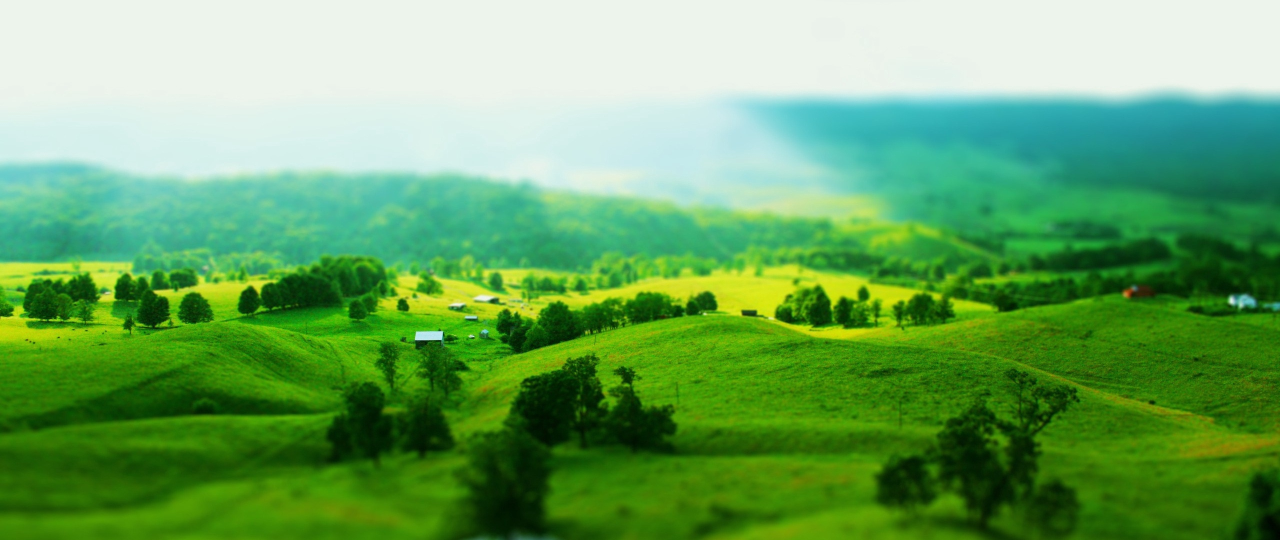
#> input picture invisible cloak/a.jpg, 2560 x 1080 px (shown at 1/2 size)
$ python test.py
#> lines starting #> are read from the running program, lines starting #| are printed output that depends on the picture; after the words box and inside, x2 and y2 are one past the last pixel; in counts of white or black regions, pixels touching at a corner belong together
#https://towardsdatascience.com/object-detection-via-color-based-image-segmentation-using-python-e9b7c72f0e11
#https://www.youtube.com/playlist?list=PLQVvvaa0QuDdttJXlLtAJxJetJcqmqlQq
#https://docs.opencv.org/2.4/modules/core/doc/operations_on_arrays.html?highlight=inrange#void%20inRange(InputArray%20src,%20InputArray%20lowerb,%20InputArray%20upperb,%20OutputArray%20dst)
import cv2
import numpy as np
var = 500
a = cv2.imread("a.jpg")
#> a is the input picture: shape (1080, 2560, 3); mean B, G, R 95.9, 164.4, 105.5
a = cv2.cvtColor(a, cv2.COLOR_BGR2HSV)
#> a: shape (1080, 2560, 3); mean H, S, V 59.6, 162.8, 164.6
a = cv2.resize(a, (var, var))
#> a: shape (500, 500, 3); mean H, S, V 59.5, 162.7, 164.5
mask = cv2.inRange(a, (30, 30, 10), (85, 255, 255))
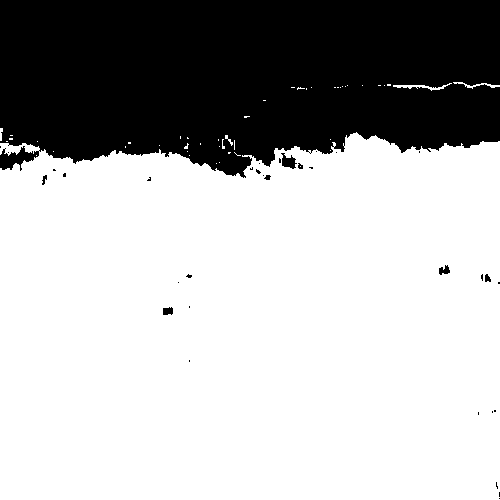
#> mask: shape (500, 500); 69.4% white; 34 black regions (26 under 20 px), largest, box (x1, y1, x2, y2) and area: (0, 0, 500, 178) 76094, (281, 153, 297, 169) 144, (439, 265, 450, 275) 70
mask = cv2.bitwise_not(mask)

org = cv2.imread("a.jpg")
org = cv2.resize(org, (var, var))
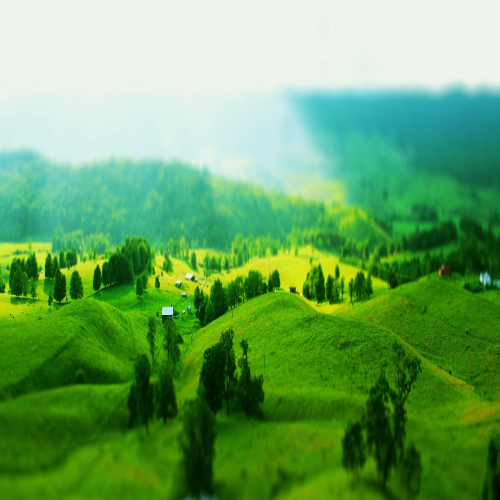
#> org: shape (500, 500, 3); mean B, G, R 95.8, 164.4, 105.5
cv2.imshow("original", org)

a = cv2.bitwise_and(a, a, mask = mask)
#> a: shape (500, 500, 3); mean H, S, V 21.1, 11.6, 71.2
a = cv2.cvtColor(a, cv2.COLOR_HSV2BGR)
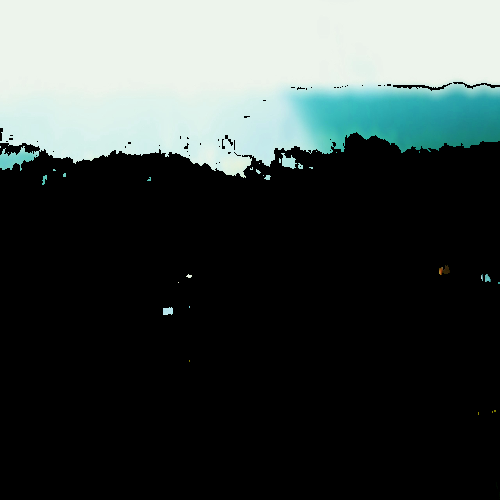
#> a: shape (500, 500, 3); mean B, G, R 69.2, 71, 62.5
cv2.imshow("output", a)

# org1 = cv2.imread("aaa.jpg")
# org1 = cv2.resize(org1, (var, var))
# cv2.imshow("output1", cv2.add(a, org1))
cv2.waitKey(0)
cv2.destroyAllWindows()
